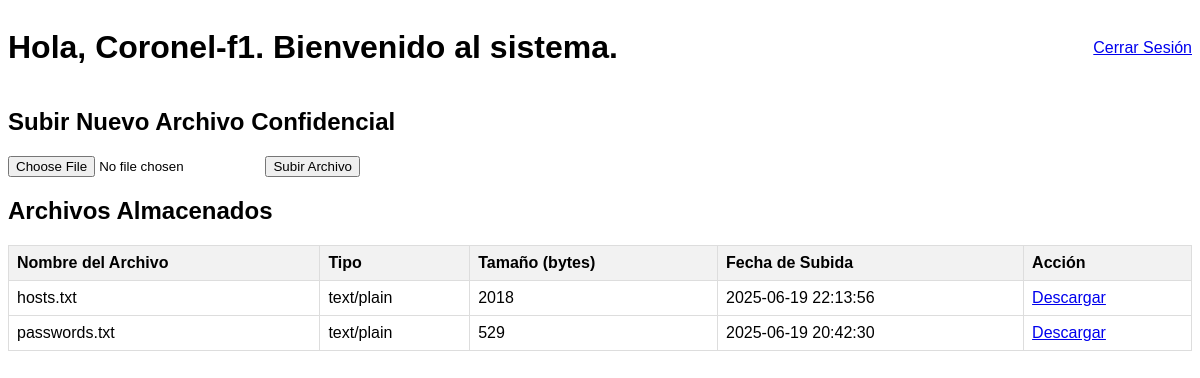
The page /portal.php (signed in) on the database its author committed.
### tables this page shows
CREATE TABLE `archivos` (
  `id` int(11) NOT NULL AUTO_INCREMENT,
  `nombre_archivo` varchar(255) NOT NULL,
  `tipo_archivo` varchar(100) NOT NULL,
  `tamano_archivo` int(11) NOT NULL,
  `datos_archivo` longblob NOT NULL,
  `fecha_subida` timestamp NULL DEFAULT current_timestamp(),
  `subido_por` int(11) DEFAULT NULL,
  PRIMARY KEY (`id`),
  KEY `subido_por` (`subido_por`),
  CONSTRAINT `archivos_ibfk_1` FOREIGN KEY (`subido_por`) REFERENCES `usuarios` (`id`)
);

### portal.php (the view, shortened to what this page needs)
<?php
require_once "config.php";
$files = [];
$sql = "SELECT id, nombre_archivo, tipo_archivo, tamano_archivo, fecha_subida FROM archivos ORDER BY fecha_subida DESC";
if($result = $mysqli->query($sql)){
    if($result->num_rows > 0){
        while($row = $result->fetch_assoc()){
            $files[] = $row;
        }
    }
}
?>
<!DOCTYPE html>
<html lang="es">
<head>
</head>
<body>
    <div class="page-header">
        <h1>Hola, <b><?php echo htmlspecialchars($_SESSION["usuario"]); ?></b>. Bienvenido al sistema.</h1>
        <a href="logout.php">Cerrar Sesión</a>
    </div>
    <h2>Subir Nuevo Archivo Confidencial</h2>
    <form action="upload_process.php" method="post" enctype="multipart/form-data">
        <input type="file" name="archivo" required>
        <input type="submit" value="Subir Archivo">
    </form>
    <h2>Archivos Almacenados</h2>
    <?php if(!empty($files)): ?>
    <table>
        <thead>
            <tr>
                <th>Nombre del Archivo</th>
                <th>Tipo</th>
                <th>Tamaño (bytes)</th>
                <th>Fecha de Subida</th>
                <th>Acción</th>
            </tr>
        </thead>
        <tbody>
            <?php foreach($files as $file): ?>
            <tr>
                <td><?php echo htmlspecialchars($file['nombre_archivo']); ?></td>
                <td><?php echo htmlspecialchars($file['tipo_archivo']); ?></td>
                <td><?php echo $file['tamano_archivo']; ?></td>
                <td><?php echo $file['fecha_subida']; ?></td>
                <td><a href="view_file.php?id=<?php echo $file['id']; ?>">Descargar</a></td>
            </tr>
            <?php endforeach; ?>
        </tbody>
    </table>
    <?php else: ?>
    <p>No hay archivos almacenados en la base de datos.</p>
    <?php endif; ?>
</body>
</html>

### portal.php (style rules this page uses)
body { font-family: sans-serif; }
.page-header { display: flex; justify-content: space-between; align-items: center; }
table { width: 100%; border-collapse: collapse; margin-top: 20px; }
th, td { border: 1px solid #ddd; padding: 8px; text-align: left; }
th { background-color: #f2f2f2; }

### rows shown on the page
archivos: nombre_archivo "hosts.txt", tipo_archivo "text/plain", tamano_archivo "2018", fecha_subida "2025-06-19 22:13:56"
archivos: nombre_archivo "passwords.txt", tipo_archivo "text/plain", tamano_archivo "529", fecha_subida "2025-06-19 20:42:30"

### other values the page prints
$_SESSION["usuario"] "Coronel-f1"
